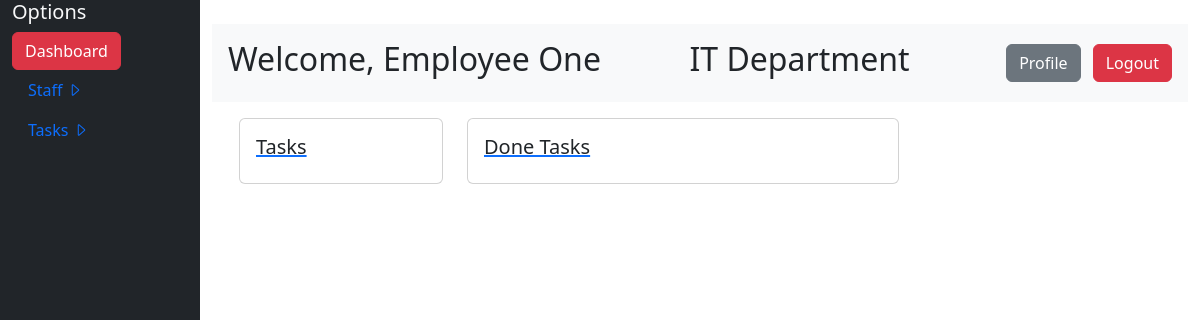
/dashboard/ (signed in), run on the app's committed database.
### work/models.py (models this page shows, shortened)
class UserProfile(AbstractBaseUser, PermissionsMixin):
    email = models.EmailField(unique=True)
    first_name = models.CharField(max_length=30)
    last_name = models.CharField(max_length=30)
    date_joined = models.DateTimeField(default=timezone.now)
    is_active = models.BooleanField(default=True)
    is_staff = models.BooleanField(default=False)
    role = models.CharField(max_length=100, default='employee')  # Default role is 'employee'
    department = models.ForeignKey(Department, related_name='employees', on_delete=models.SET_NULL, null=True)
    objects = UserProfileManager()
    USERNAME_FIELD = 'email'
    REQUIRED_FIELDS = ['first_name', 'last_name']

class Department(models.Model):
    name = models.CharField(max_length=100)

### work/views.py (the view)
# urls.py: path('dashboard/', views.DashboardView, name="dashboard"),
def DashboardView(request):
    return render(request, 'dashboard.html')

### templates/dashboard.html
{% extends "base.html" %}
{% block maincontent %}
<div class="col-md-9">
    <div class="row mt-3">
        <div class='row'>
        <div class="col-md-4">
            <a href="{% url 'my_tasks' %}">
                <div class="card">
                    <div class="card-body">
                        <h5 class="card-title">Tasks</h5>
                    </div>
                </div>
            </a>
        </div>
        <div class="col-md-8">
            <a href="#">
            <div class="card">
                <div class="card-body">
                    <h5 class="card-title">Done Tasks</h5>
                </div>
            </div>
            </a>
        </div>
    </div>
    </div>
</div>
{% endblock maincontent %}

### templates/base.html (shortened to what this page needs)
<!DOCTYPE html>
<html lang="en">
<head>
    <link href="https://maxcdn.bootstrapcdn.com/font-awesome/4.3.0/css/font-awesome.min.css" rel="stylesheet">
    <link href="https://stackpath.bootstrapcdn.com/bootstrap/4.5.2/css/bootstrap.min.css" rel="stylesheet">
    <link rel="stylesheet" href="https://cdn.jsdelivr.net/npm/flatpickr/dist/flatpickr.min.css">
    <link href="https://cdn.jsdelivr.net/npm/bootstrap@5.3.0-alpha1/dist/css/bootstrap.min.css" rel="stylesheet">
    <link href="https://cdn.jsdelivr.net/npm/bootstrap-icons/font/bootstrap-icons.css" rel="stylesheet">
</head>
<body>
    <div class="container-fluid">
        <div class="row">
            <div class="col-md-2 bg-dark text-light vh-100 position-fixed ">
                <h5>Options</h5>
                <ul class="nav flex-column">
                    <li>
                        {% if user.role == 'admin' %}
                        <div>
                            <a href="{% url 'admin_dashboard' %}" class="btn btn-danger">Dashboard</a>
                        </div>
                        {% else %}
                        <div>
                            <a href="{% url 'dashboard' %}" class="btn btn-danger">Dashboard</a>
                        </div>
                        {% endif %}
                    </li>
                    <li>
                        <details>
                            <summary class="nav-link h8">
                                Staff
                                <i class="bi bi-caret-right"></i>
                            </summary>
                        </details>
                    </li>
                    <li>
                        <details>
                            <summary class="nav-link h8">
                                Tasks
                                <i class="bi bi-caret-right"></i>
                            </summary>
                        </details>
                    </li>
                </ul>
            </div>
            <div class="col-md-10 offset-md-2 p-4">
            <div class="row">
                <div class="col-md-12 bg-light p-3 d-flex justify-content-between align-items-center">
                    <h2>Welcome, {{ user.first_name }} {{ user.last_name }}</h2>
                    <h2>{{ user.department.name }}</h2>
                    <div>
                        <a href="{% url 'update_profile' %}" class="btn btn-secondary mx-2">Profile</a>
                        <a href="{% url 'logout' %}" class="btn btn-danger">Logout</a>
                    </div>
                </div>
            </div>
            {% block maincontent %}
            {% endblock maincontent %}
            </div>
        </div>
    </div>
</body>
</html>

### data on the page
UserProfile: first_name "Employee", last_name "One", department.name "IT Department"
